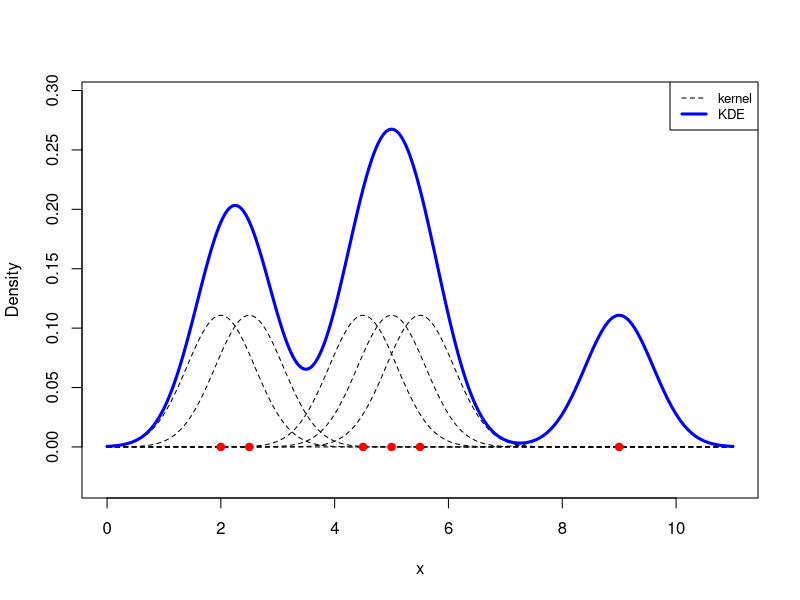
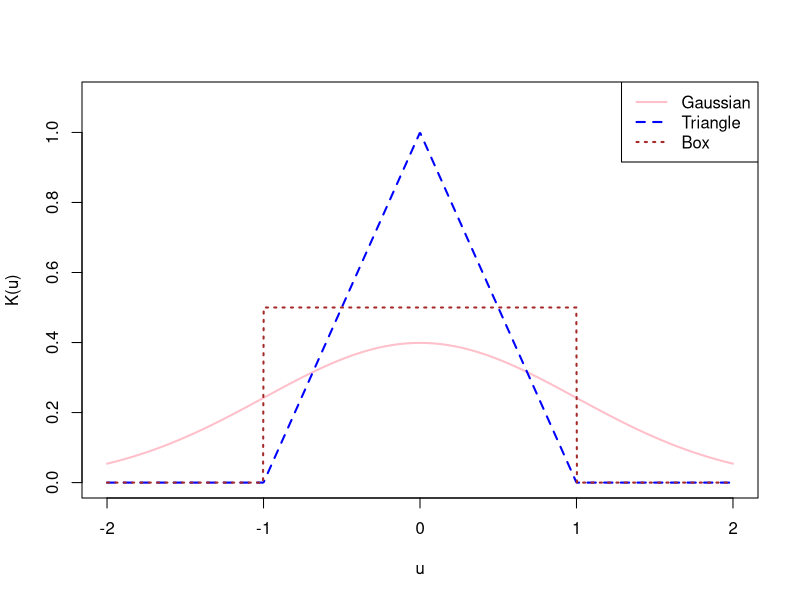
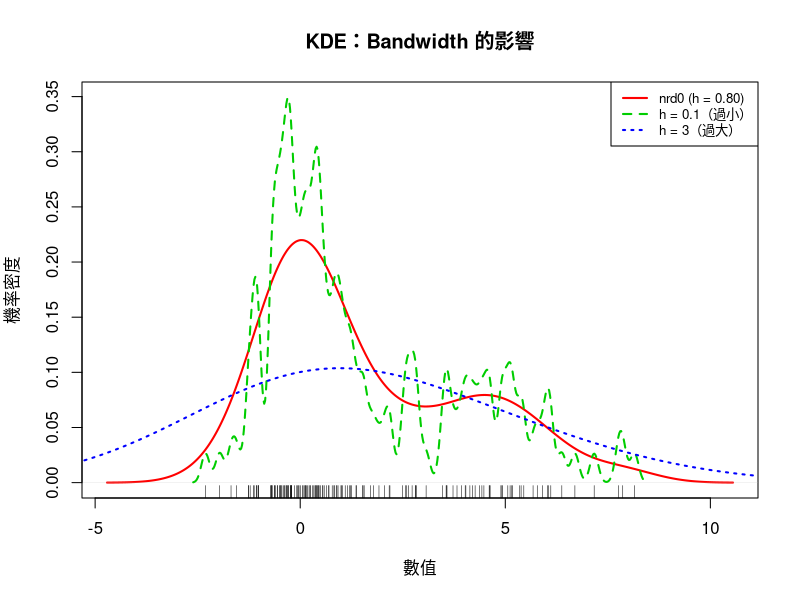
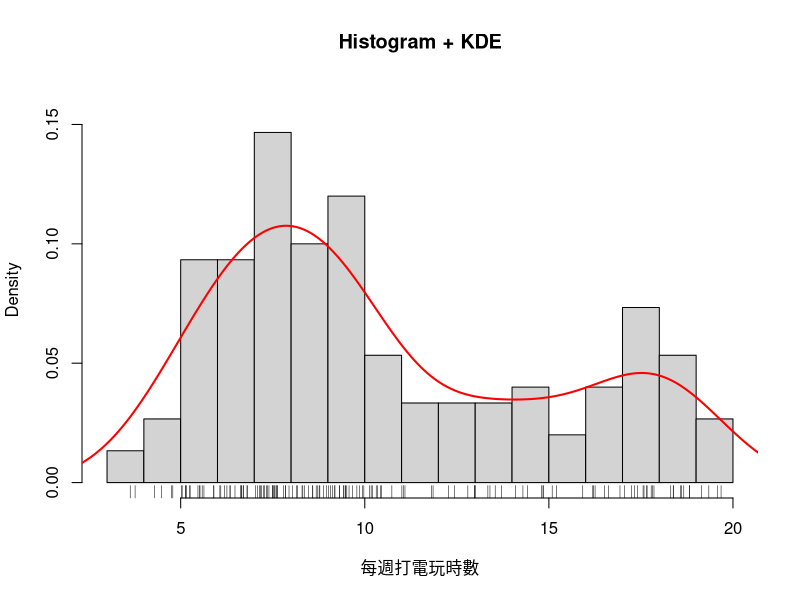
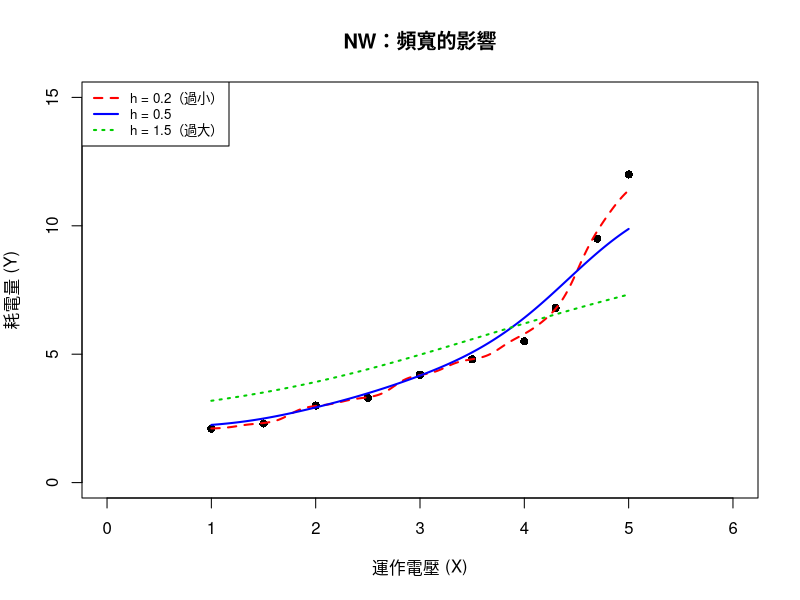

Source code (R) for these figures, in order:
## ---- chunk 1
#| echo: true
#| eval: true

X <- c(85, 60, 92, 75, 65)   # 微積分分數
Y <- c(12, 20,  5, 18, 15)   # 打電玩時數

sp <- cor.test(X, Y, method = "spearman")
kd <- cor.test(X, Y, method = "kendall")

round(c(rho = unname(sp$estimate), p_spearman = sp$p.value,
        tau = unname(kd$estimate), p_kendall = kd$p.value), 4)
## ---- chunk 2
#| echo: false
#| fig-height: 4

x <- c(2, 2.5, 4.5, 5, 5.5, 9)
h <- 0.6
xx <- seq(0, 11, length.out = 500)

k   <- sapply(x, function(xi) dnorm(xx, mean = xi, sd = h)) / length(x)
kde <- rowSums(k)

plot(xx, kde, type = "n", ylim = c(-0.03, max(kde) * 1.1),
     xlab = "x", ylab = "Density")
for (i in seq_along(x)) lines(xx, k[, i], lty = 2)
lines(xx, kde, lwd = 3, col = "blue")
points(x, rep(0, length(x)), pch = 19, col = "red")
legend("topright", legend = c("kernel","KDE"),
       lty = c(2, 1), lwd = c(1, 3), col = c("black", "blue"), cex = 0.8)
## ---- chunk 3
#| echo: false
#| fig-width: 7     # 增加圖片寬度 (預設約為 7)
#| fig-height: 5    # 增加圖片高度 (預設約為 5)

u <- seq(-2, 2, length.out = 1000)

gaussian <- dnorm(u)
triangle <- pmax(1 - abs(u), 0)
box <- ifelse(abs(u) <= 1, 0.5, 0)

plot(u, gaussian, type = "l", lwd = 2,
     ylim = c(0, 1.1),
     xlab = "u", ylab = "K(u)",col="pink")
lines(u, triangle, lwd = 2, lty = 2,col="blue")
lines(u, box, lwd = 2, lty = 3,col="brown")

legend("topright",
       legend = c("Gaussian", "Triangle", "Box"),
       lty = c(1, 2, 3),col=c("pink","blue","brown"),
       lwd = 2)
## ---- chunk 4
#| echo: false
#| fig-height: 4.5

set.seed(123)
x <- c(rnorm(100, 0, 1), rnorm(50, 5, 1.5))   # 模擬雙峰資料

d1 <- density(x, bw = "nrd0")
d2 <- density(x, bw = 0.1)
d3 <- density(x, bw = 3)

plot(d1, lwd = 2, col = "red", ylim = range(d1$y, d2$y, d3$y),
     main = "KDE：Bandwidth 的影響", xlab = "數值", ylab = "機率密度")
lines(d2, lty = 2, lwd = 2, col = "green3")
lines(d3, lty = 3, lwd = 2, col = "blue")
rug(x)
legend("topright",
       legend = c(sprintf("nrd0 (h = %.2f)", d1$bw), "h = 0.1（過小）", "h = 3（過大）"),
       col = c("red", "green3", "blue"), lty = 1:3, lwd = 2, cex = 0.8)
## ---- chunk 5
#| echo: true
#| eval: true
#| fig-height: 4

set.seed(10)
game <- c(rnorm(100, 8, 2), rnorm(50, 16, 2.5))   # 模擬資料

d <- density(game)
b <- hist(game, breaks = 15, plot = FALSE)
hist(game, probability = TRUE, breaks = 15,
     ylim = c(0, max(b$density, d$y) * 1.1),
     main = "Histogram + KDE", xlab = "每週打電玩時數", ylab = "Density")
lines(d, lwd = 2, col = "red")
rug(game)
## ---- chunk 6
#| echo: true
#| eval: true
#| fig-height: 4

X <- c(1.0, 1.5, 2.0, 2.5, 3.0, 3.5, 4.0, 4.3, 4.7, 5.0)
Y <- c(2.1, 2.3, 3.0, 3.3, 4.2, 4.8, 5.5, 6.8, 9.5, 12.0)

# Nadaraya-Watson，高斯核 K_h(u) = dnorm(u, sd = h)
nw <- function(x0, h) {
  sapply(x0, function(x) {
    w <- dnorm(x - X, sd = h)
    sum(w * Y) / sum(w)
  })
}

xs <- seq(1, 5, length.out = 200)
plot(X, Y, pch = 16, cex = 1.1, xlim = c(0, 6), ylim = c(0, 15),
     main = "NW：頻寬的影響", xlab = "運作電壓 (X)", ylab = "耗電量 (Y)")
lines(xs, nw(xs, 0.2), col = "red",   lty = 2, lwd = 2)
lines(xs, nw(xs, 0.5), col = "blue",  lty = 1, lwd = 2)
lines(xs, nw(xs, 1.5), col = "green3", lty = 3, lwd = 2)
legend("topleft", legend = c("h = 0.2（過小）", "h = 0.5", "h = 1.5（過大）"),
       col = c("red", "blue", "green3"), lty = c(2, 1, 3), lwd = 2, cex = 0.8)
